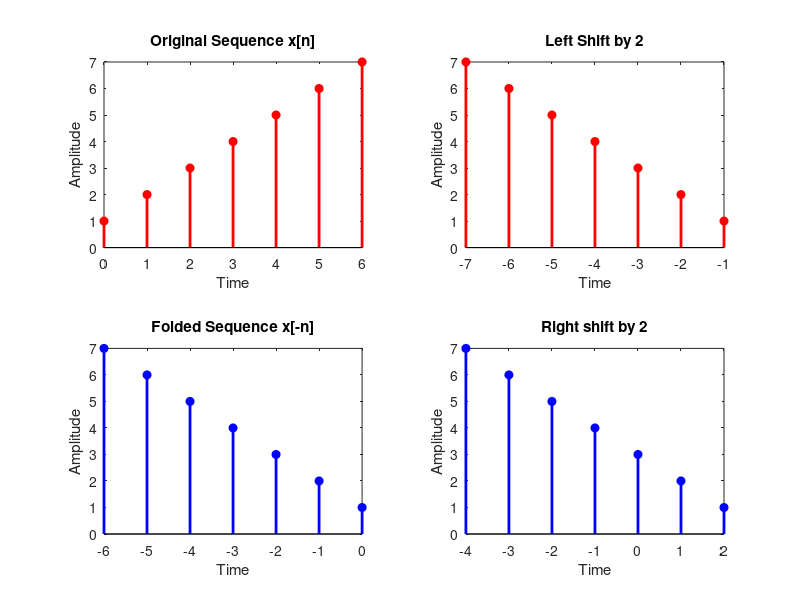

This chart was generated by the following MATLAB code:
clc;
close all;
clear all;

x=[1 2 3 4 5 6 7];
n=0:length(x)-1;

y=fliplr(x);
n1=-fliplr(n);

nr=n1+2; %Right-shift
nl=n1-1; %Left-Shift

subplot(2,2,1);
stem(n,x,'r','fill','LineWidth',2);
title('Original Sequence x[n]');
xlabel('Time');
ylabel('Amplitude');

subplot(2,2,3);
stem(n1,y,'b','fill','LineWidth',2)
title('Folded Sequence x[-n]');
xlabel('Time');
ylabel('Amplitude');

subplot(2,2,2);
stem(nl,y,'r','fill','LineWidth',2);
title('Left Shift by 2');
xlabel('Time');
ylabel('Amplitude');

subplot(2,2,4);
stem(nr,y,'b','fill','LineWidth',2);
title('Right shift by 2');
xlabel('Time');
ylabel('Amplitude');
